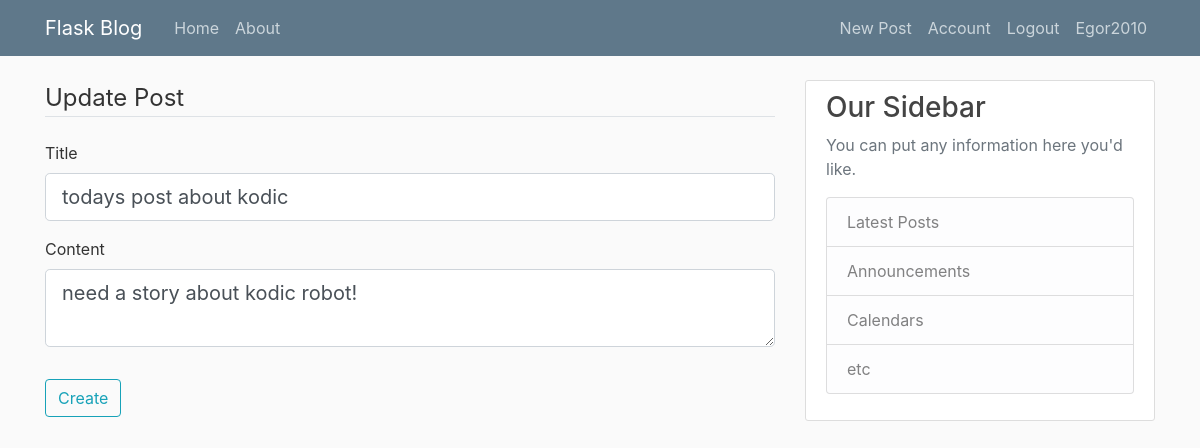
/post/5/update (signed in), run on the app's committed database.
### flaskblog/models.py (models this page shows, shortened)
class User(db.Model,UserMixin):
	id = db.Column(db.Integer(),primary_key = True)
	username = db.Column(db.String(20), unique = True, nullable = False)
	email = db.Column(db.String(120), unique = True, nullable = False)
	password = db.Column(db.String(60), nullable = False)
	image_file = db.Column(db.String(20), nullable = False, default='default.jpg')
	posts = db.relationship('Post', backref = 'autor', lazy = True)

class Post(db.Model):
	id = db.Column(db.Integer(),primary_key = True)
	title = db.Column(db.String(100), nullable= False)
	created = db.Column(db.DateTime, nullable = False, default = datetime.now())
	content = db.Column(db.Text, nullable = False)
	user_id = db.Column(db.Integer, db.ForeignKey('user.id'), nullable = False)

### flaskblog/posts/routes.py (the view)
@posts.route('/post/<int:post_id>/update', methods = ['GET','POST'])
@login_required
def update_post(post_id):
	post = Post.query.get_or_404(post_id)
	form = NewPostForm()
	if post.autor!=current_user:
		abort(403)
	if request.method=='POST':
		if form.validate_on_submit():
			post.title = form.title.data
			post.content = form.content.data
			db.session.commit()
			flash(f'Your post has been updated!', 'success')
			return redirect(url_for('posts.post', post_id = post.id))
	elif request.method=='GET':
		form.title.data = post.title
		form.content.data = post.content
	return render_template('update_post.html', title = post.title, form=form, legend = 'Update Post')

### flaskblog/posts/forms.py
class NewPostForm(FlaskForm):
	title = StringField('Title', validators = [DataRequired()])
	content = TextAreaField('Content', validators = [DataRequired()])
	submit = SubmitField('Create')

### flaskblog/models.py (called while the page is built)
@login_manager.user_loader
def load_user(user_id):
	return User.query.get(int(user_id))

### flaskblog/Templates/update_post.html (shortened to what this page needs)
{% extends "layout.html" %}
{% block content %}
	<form method="POST" action="">
	<fieldset class="form-group">
		<legend class="border-bottom mb-4">{{ legend }}</legend>
		<div class="form-group">
			{{ form.title.label(class="form-control-label") }}
				{% if form.title.errors %}
					{{ form.title(class="form-control form-control-lg is-invalid") }}
					<div class="invalid feedback">
						{% for error in form.title.errors %}
							<span>{{ error }}</span>
						{% endfor %}
					</div>
				{% else %}
					{{ form.title(class="form-control form-control-lg") }}
				{% endif %}
		</div>
		<div class="form-group">
			{{ form.content.label(class="form-control-label") }}
				{% if form.content.errors %}
					{{ form.content(class="form-control form-control-lg is-invalid") }}
					<div class="invalid feedback">
						{% for error in form.content.errors %}
							<span>{{ error }}</span>
						{% endfor %}
					</div>
				{% else %}
					{{ form.content(class="form-control form-control-lg") }}
				{% endif %}
		</div>
	</fieldset>
	<div class="form-group">
		{{ form.submit(class="btn btn-outline-info") }}
	</div>
{% endblock content %}

### flaskblog/Templates/layout.html (shortened to what this page needs)
<!DOCTYPE html>
<html>
<head>
    <link rel="stylesheet" href="https://maxcdn.bootstrapcdn.com/bootstrap/4.0.0/css/bootstrap.min.css">
    <link rel="stylesheet" type="text/css" href="{{ url_for('static', filename = 'main.css') }}">
</head>
<body>
    <header class="site-header">
      <nav class="navbar navbar-expand-md navbar-dark bg-steel fixed-top">
        <div class="container">
          <a class="navbar-brand mr-4" href="/">Flask Blog</a>
          <div class="collapse navbar-collapse" id="navbarToggle">
            <div class="navbar-nav mr-auto">
              <a class="nav-item nav-link" href="{{ url_for('main.index') }}">Home</a>
              <a class="nav-item nav-link" href="{{ url_for('main.about') }}">About</a>
            </div>
            <div class="navbar-nav">
	            {% if current_user.is_authenticated %}
	              <a class="nav-item nav-link" href="{{ url_for('posts.new_post') }}">New Post</a>
	              <a class="nav-item nav-link" href="{{ url_for('users.account') }}">Account</a>
	              <a class="nav-item nav-link" href="{{ url_for('users.logout') }}">Logout</a>
	              <a class="nav-item nav-link">{{ current_user.username }}</a>
	            {% else %}
	              <a class="nav-item nav-link" href="{{ url_for('users.login') }}">Login</a>
	              <a class="nav-item nav-link" href="{{ url_for('users.register') }}">Register</a>
	            {% endif %}
            </div>
          </div>
        </div>
      </nav>
    </header>
	<main role="main" class="container">
		<div class="row">
			<div class="col-md-8">
			  {% block content %}{% endblock %}
			</div>
			<div class="col-md-4">
			  <div class="content-section">
			    <h3>Our Sidebar</h3>
			    <p class='text-muted'>You can put any information here you'd like.
			      <ul class="list-group">
			        <li class="list-group-item list-group-item-light">Latest Posts</li>
			        <li class="list-group-item list-group-item-light">Announcements</li>
			        <li class="list-group-item list-group-item-light">Calendars</li>
			        <li class="list-group-item list-group-item-light">etc</li>
			      </ul>
			    </p>
			  </div>
			</div>
		</div>
	</main>
</body>
</html>

### data on the page
User: username "Egor2010"
Post: title "todays post about kodic", content "need a story about kodic robot!"

### other printed values
{{ legend }} "Update Post"
